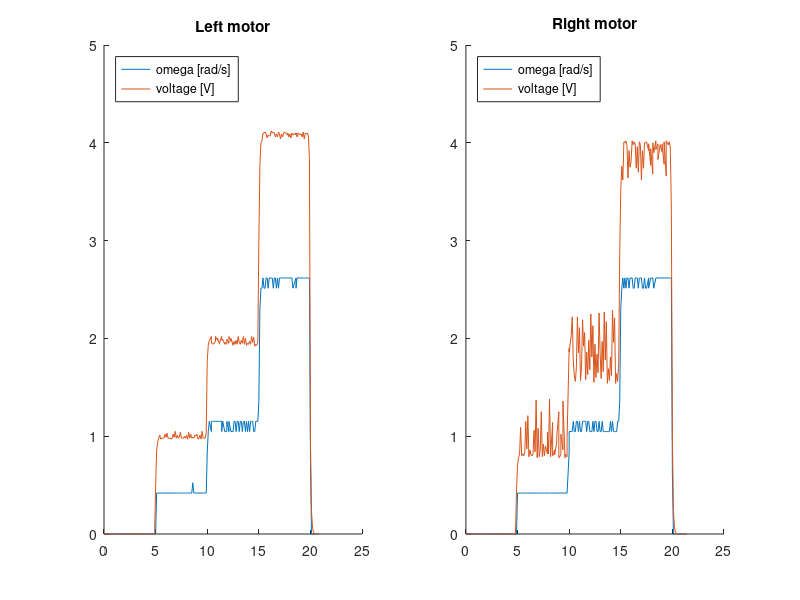
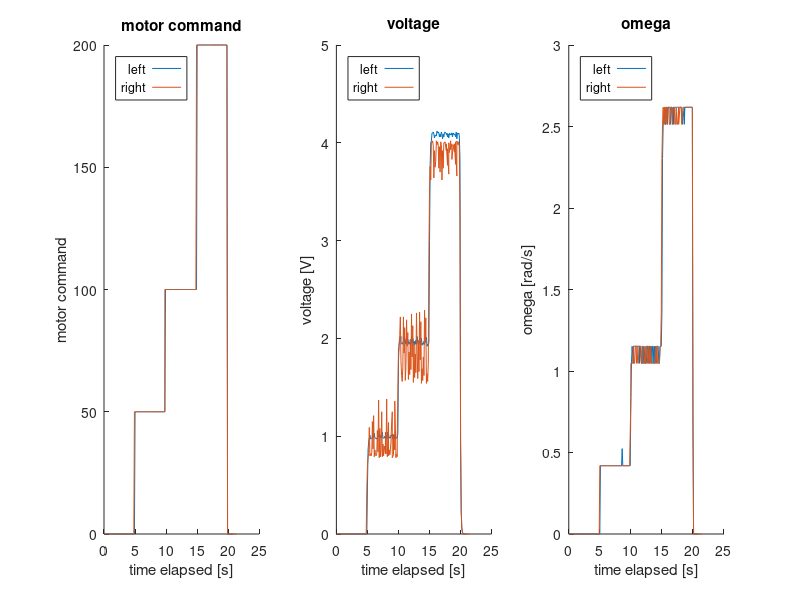
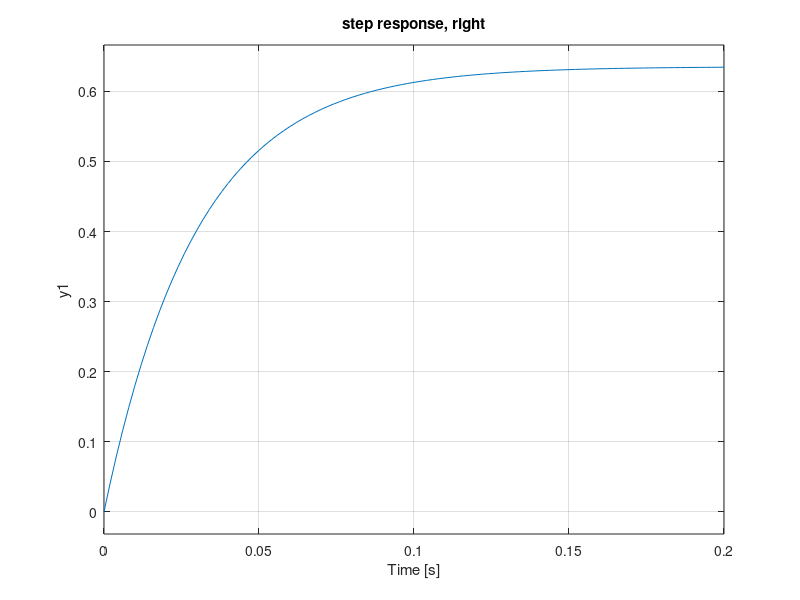
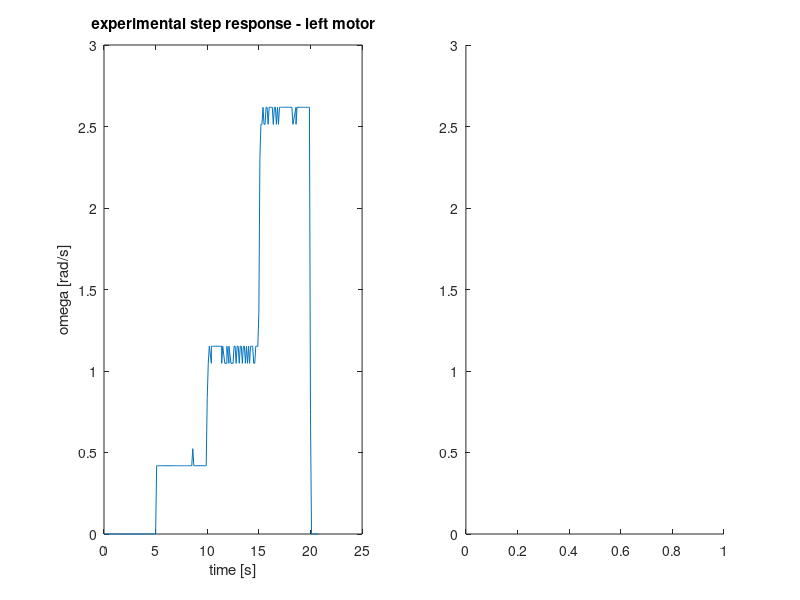

Source code (MATLAB) for these figures, in order: (Note: this script raises an error after producing the figures.)
clearvars
clc
close all

%%%%%%%%%%%%%%%%%%%%%%%%%%%%%%%%%%%%%%%%%%%%%%%%%%%%%
%% TEST 99 data 
% time, elapsed, command, rpm, adc, voltage, volt (DF)
%   1      2        3      4    5      6         7

%% get left motor data
L_99 = xlsread('2022-04-19_L_motor_test_99.csv'); 
L_cmd     = L_99(:,3);
L_t_end   = L_99(end,2);
L_elap    = L_99(:,2);
L_voltage = L_99(:,6);
L_rpm     = L_99(:,4);
L_omega   = L_rpm*0.10472;

% get right motor data
R_99 = xlsread('2022-04-19_R_motor_test_99.csv');
R_cmd     = R_99(:,3);
R_t_end   = R_99(end,2);
R_elap    = R_99(:,2);
R_voltage = R_99(:,6);
R_rpm     = R_99(:,4);
R_omega   = R_rpm*0.10472;

%% plot left motor data
figure
subplot(1,2,1)
hold on
plot(L_elap,L_omega);
plot(L_elap,L_voltage);
title('Left motor');
legend('omega [rad/s]','voltage [V]','Location','NorthWest');

% plot right motor
subplot(1,2,2)
hold on
plot(R_elap,R_omega);
plot(R_elap,R_voltage);
title('Right motor');
legend('omega [rad/s]','voltage [V]','Location','NorthWest');

%% plot cmd, voltages and omega
figure
subplot(1,3,1)
hold on
plot(L_elap,L_cmd);
plot(R_elap,R_cmd);
title('motor command');
xlabel('time elapsed [s]')
ylabel('motor command')
legend('left','right','Location','NorthWest');
subplot(1,3,2)
hold on
plot(L_elap,L_voltage);
plot(R_elap,R_voltage);
title('voltage');
xlabel('time elapsed [s]')
ylabel('voltage [V]')
legend('left','right','Location','NorthWest');
subplot(1,3,3)
hold on
plot(L_elap,L_omega);
plot(R_elap,R_omega);
title('omega');
xlabel('time elapsed [s]')
ylabel('omega [rad/s]')
legend('left','right','Location','NorthWest');

%% system id, voltage/omega
% results from system id:
% tf from voltage to rad/s
tf_L = tf(1.795e07, [1, 2.943e07])
tf_R = tf(21.25, [1, 33.45])

% step responses S(step=1)
figure
subplot(1,2,1)
hold on
step(tf_L)
title('step response, left')
subplot(1,2,2)
step(tf_R)
title('step response, right')

%% volt/omega model comparison - left
figure
subplot(1,2,1)
plot(L_elap,L_omega)
ylim([0 3])
ylabel('omega [rad/s]')
xlabel('time [s]')
title('experimental step response - left motor')
subplot(1,2,2)
ylim([0 3])
hold on
opt = stepDataOptions('StepAmplitude',1);
[L_s1, L_t] = step(tf_L,opt);
plot(L_t, L_s1)
opt = stepDataOptions('StepAmplitude',2);
[L_s2, L_t] = step(tf_L,opt);
plot(L_t, L_s2)
opt = stepDataOptions('StepAmplitude',4);
[L_s4, L_t] = step(tf_L,opt);
plot(L_t, L_s4)
ylabel('omega [rad/s]')
xlabel('time [s]')
title('model step response - left motor')


% model comparison - right
figure
subplot(1,2,1)
plot(R_elap,R_omega)
ylim([0 3])
ylabel('omega [rad/s]')
xlabel('time [s]')
title('experimental step response - right motor')
subplot(1,2,2)
ylim([0 3])
hold on
opt = stepDataOptions('StepAmplitude',1);
[R_s1, R_t] = step(tf_R,opt);
plot(R_t, R_s1)
opt = stepDataOptions('StepAmplitude',2);
[R_s2, R_t] = step(tf_R,opt);
plot(R_t, R_s2)
opt = stepDataOptions('StepAmplitude',4);
[R_s4, R_t] = step(tf_R,opt);
plot(R_t, R_s4)
ylabel('omega [rad/s]')
xlabel('time [s]')
title('model step response - right motor')

%% system id - cmd/omega (1p/0z)
tf_L_cmd = tf(0.166, [1 13.35]);
tf_R_cmd = tf(0.1777, [1 14.39]);

figure
title('hi')
subplot(1,2,1)
opt = stepDataOptions('StepAmplitude',50);
step(tf_L_cmd,opt)
title('step L, amp=50 (cmd/omega)')
subplot(1,2,2)
opt = stepDataOptions('StepAmplitude',50);
step(tf_R_cmd,opt)
title('step R, amp=50 (cmd/omega)')

%% model comparison (cmd/omega) (1p/0z)
figure
% LEFT MOTOR 
subplot(1,2,1)
hold on
plot(L_elap,L_omega)            % plot experimental
                                % generate and plot model
opt = stepDataOptions('StepAmplitude',50);
[L_s1, L_t] = step(tf_L_cmd,25,opt);
plot(L_t+5, L_s1)
opt = stepDataOptions('StepAmplitude',100);
[L_s2, L_t] = step(tf_L_cmd,25,opt);
plot(L_t+10, L_s2)
opt = stepDataOptions('StepAmplitude',200);
[L_s4, L_t] = step(tf_L_cmd,25,opt);
plot(L_t+15, L_s4)
                                % labels
ylabel('omega [rad/s]')
xlabel('time [s]')
ylim([0 3])
xlim([0 25])
title('cmd/omega model comparison, left motor')
legend('experimental','model, amp=50','model, amp=100','model, amp=200','Location','NorthWest')

% RIGHT MOTOR
subplot(1,2,2)
hold on
plot(R_elap,R_omega)            % plot experimental
                                % generate and plot model
opt = stepDataOptions('StepAmplitude',50);
[R_s1, R_t] = step(tf_R_cmd,25,opt);
plot(R_t+5, R_s1)
opt = stepDataOptions('StepAmplitude',100);
[R_s2, R_t] = step(tf_R_cmd,25,opt);
plot(R_t+10, R_s2)
opt = stepDataOptions('StepAmplitude',200);
[R_s4, R_t] = step(tf_R_cmd,25,opt);
plot(R_t+15, R_s4)
                                % labels
ylabel('omega [rad/s]')
xlabel('time [s]')
ylim([0 3])
xlim([0 25])
title('cmd/omega model comparison, right motor')
legend('experimental','model, amp=50','model, amp=100','model, amp=200','Location','NorthWest')

%%%%%%%%%%%%%%%%%%%%%%%%%%%%%%%%%%%%%%%%%%%%%%%%%%%%%%%%%%%%%%%%%%%%%%%%%%%


%% TEST 03 %%
%% get motor data
clc
close all
clearvars
% Time elapsed [s], Command Value, omega [rad/s], ADC, Motor Voltage (LPF) [V], Motor Voltage (Filtered LPF) [V]
%       1                 2             3          4              5                      6
L_03 = xlsread('2022-05-04_L_motor_test_03.csv'); 
L_cmd     = L_03(:,2);
L_t_start = L_03(1,1);
L_t_end   = L_03(end,1);
L_elap    = L_03(:,1);
L_ts      = L_elap(2) - L_elap(1);
L_voltage = L_03(:,5);
L_omega   = L_03(:,3);

% get right motor data
R_03 = xlsread('2022-05-04_R_motor_test_03.csv');
R_cmd     = R_03(:,2);
R_t_start = R_03(1,1);
R_t_end   = R_03(end,1);
R_elap    = R_03(:,1);
R_ts      = R_elap(2) - R_elap(1);
R_voltage = R_03(:,5);
R_omega   = R_03(:,3);

%% plot motor data (omega and voltage)
figure
subplot(1,2,1)
hold on
plot(L_elap,L_omega);
plot(L_elap,L_voltage);
title('Left motor');
legend('omega [rad/s]','voltage [V]','Location','NorthWest');

% plot right motor
subplot(1,2,2)
hold on
plot(R_elap,R_omega);
plot(R_elap,R_voltage);
title('Right motor');
legend('omega [rad/s]','voltage [V]','Location','NorthWest');

%% plot cmd, voltages and omega
figure
subplot(1,3,1)
hold on
plot(L_elap,L_cmd);
plot(R_elap,R_cmd);
title('motor command');
xlabel('time elapsed [s]')
ylabel('motor command')
legend('left','right','Location','NorthWest');
subplot(1,3,2)
hold on
plot(L_elap,L_voltage);
plot(R_elap,R_voltage);
title('voltage');
xlabel('time elapsed [s]')
ylabel('voltage [V]')
legend('left','right','Location','NorthWest');
subplot(1,3,3)
hold on
plot(L_elap,L_omega);
plot(R_elap,R_omega);
title('omega');
xlabel('time elapsed [s]')
ylabel('omega [rad/s]')
legend('left','right','Location','NorthWest');

%% system id - cmd/omega (1p/0z)
tf_L_cmd = tf(2.411, [1 19.81]);
tf_R_cmd = tf(2.431, [1 20.1]);

figure
subplot(1,2,1)
opt = stepDataOptions('StepAmplitude',50);
step(tf_L_cmd,opt)
title('step L, amp=50 (cmd/omega)')
subplot(1,2,2)
opt = stepDataOptions('StepAmplitude',50);
step(tf_R_cmd,opt)
title('step R, amp=50 (cmd/omega)')

%% model comparison (cmd/omega) (1p/0z)
figure
% LEFT MOTOR 
subplot(1,2,1)
hold on
plot(L_elap,L_omega)            % plot experimental
                                % generate and plot model
opt = stepDataOptions('StepAmplitude',50);
[L_s1, L_t] = step(tf_L_cmd,25,opt);
plot(L_t+3, L_s1)
opt = stepDataOptions('StepAmplitude',100);
[L_s2, L_t] = step(tf_L_cmd,25,opt);
plot(L_t+6, L_s2)
opt = stepDataOptions('StepAmplitude',200);
[L_s4, L_t] = step(tf_L_cmd,25,opt);
plot(L_t+9, L_s4)
                                % labels
ylabel('omega [rad/s]')
xlabel('time [s]')
ylim([0 30])
xlim([0 12])
title('cmd/omega model comparison, left motor')
legend('experimental','model, amp=50','model, amp=100','model, amp=200','Location','NorthWest')

% RIGHT MOTOR
subplot(1,2,2)
hold on
plot(R_elap,R_omega)            % plot experimental
                                % generate and plot model
opt = stepDataOptions('StepAmplitude',50);
[R_s1, R_t] = step(tf_R_cmd,25,opt);
plot(R_t+3, R_s1)
opt = stepDataOptions('StepAmplitude',100);
[R_s2, R_t] = step(tf_R_cmd,25,opt);
plot(R_t+6, R_s2)
opt = stepDataOptions('StepAmplitude',200);
[R_s4, R_t] = step(tf_R_cmd,25,opt);
plot(R_t+9, R_s4)
                                % labels
ylabel('omega [rad/s]')
xlabel('time [s]')
ylim([0 30])
xlim([0 12])
title('cmd/omega model comparison, right motor')
legend('experimental','model, amp=50','model, amp=100','model, amp=200','Location','NorthWest')

%%%%%%%%%%%%%%%%%%%%%%%%%%%%%%%%%%%%%%%%%%%%%%%%%%%%%%%%%%%%%%%%%%%%%%%%%%%

%% TEST 05 %%
%% get motor data
clc
% close all
clearvars
% Time elapsed [s], Command Value, omega [rad/s], ADC, Motor Voltage (LPF) [V], Motor Voltage (Filtered LPF) [V]
%       1                 2             3          4              5                      6
L_05 = xlsread('2022-10-11_L_motor_test_05.csv'); 
L_cmd     = L_05(:,2);
L_t_start = L_05(1,1);
L_t_end   = L_05(end,1);
L_elap    = L_05(:,1);
L_ts      = L_elap(2) - L_elap(1);
L_voltage = L_05(:,5);
L_omega   = L_05(:,3);

% get right motor data
R_05 = xlsread('2022-10-11_R_motor_test_05.csv');
R_cmd     = R_05(:,2);
R_t_start = R_05(1,1);
R_t_end   = R_05(end,1);
R_elap    = R_05(:,1);
R_ts      = R_elap(2) - R_elap(1);
R_voltage = R_05(:,5);
R_omega   = R_05(:,3);

%% plot motor data (omega and voltage)
figure
subplot(1,2,1)
hold on
plot(L_elap,L_omega);
plot(L_elap,L_voltage);
title('Left motor');
legend('omega [rad/s]','voltage [V]','Location','NorthWest');

% plot right motor
subplot(1,2,2)
hold on
plot(R_elap,R_omega);
plot(R_elap,R_voltage);
title('Right motor');
legend('omega [rad/s]','voltage [V]','Location','NorthWest');

%% plot cmd, voltages and omega
figure
subplot(1,3,1)
hold on
plot(L_elap,L_cmd);
plot(R_elap,R_cmd);
title('motor command');
xlabel('time elapsed [s]')
ylabel('motor command')
legend('left','right','Location','NorthWest');
subplot(1,3,2)
hold on
plot(L_elap,L_voltage);
plot(R_elap,R_voltage);
title('voltage');
xlabel('time elapsed [s]')
ylabel('voltage [V]')
legend('left','right','Location','NorthWest');
subplot(1,3,3)
hold on
plot(L_elap,L_omega);
plot(R_elap,R_omega);
title('omega');
xlabel('time elapsed [s]')
ylabel('omega [rad/s]')
legend('left','right','Location','NorthWest');

%% system id - cmd/omega (1p/0z)
tf_L_cmd = tf(1.809, [1 16.17]);
tf_R_cmd = tf(2.048, [1 18.15]);

figure
subplot(1,2,1)
opt = stepDataOptions('StepAmplitude',50);
step(tf_L_cmd,opt)
title('step L, amp=50 (cmd/omega)')
subplot(1,2,2)
opt = stepDataOptions('StepAmplitude',50);
step(tf_R_cmd,opt)
title('step R, amp=50 (cmd/omega)')

%% model comparison (cmd/omega) (1p/0z) [take this]**********************************
figure
% LEFT MOTOR 
subplot(1,2,1)
hold on
plot(L_elap,L_omega)            % plot experimental
                                % generate and plot model
opt = stepDataOptions('StepAmplitude',50);
[L_s1, L_t] = step(tf_L_cmd,25,opt);
plot(L_t+3, L_s1)
opt = stepDataOptions('StepAmplitude',100);
[L_s2, L_t] = step(tf_L_cmd,25,opt);
plot(L_t+6, L_s2)
opt = stepDataOptions('StepAmplitude',200);
[L_s4, L_t] = step(tf_L_cmd,25,opt);
plot(L_t+9, L_s4)
                                % labels
ylabel('omega [rad/s]')
xlabel('time [s]')
ylim([0 30])
xlim([0 12])
title('cmd/omega model comparison, left motor')
legend('experimental','model, amp=50','model, amp=100','model, amp=200','Location','NorthWest')

% RIGHT MOTOR
subplot(1,2,2)
hold on
plot(R_elap,R_omega)            % plot experimental
                                % generate and plot model
opt = stepDataOptions('StepAmplitude',50);
[R_s1, R_t] = step(tf_R_cmd,25,opt);
plot(R_t+3, R_s1)
opt = stepDataOptions('StepAmplitude',100);
[R_s2, R_t] = step(tf_R_cmd,25,opt);
plot(R_t+6, R_s2)
opt = stepDataOptions('StepAmplitude',200);
[R_s4, R_t] = step(tf_R_cmd,25,opt);
plot(R_t+9, R_s4)
                                % labels
ylabel('omega [rad/s]')
xlabel('time [s]')
ylim([0 30])
xlim([0 12])
title('cmd/omega model comparison, right motor')
legend('experimental','model, amp=50','model, amp=100','model, amp=200','Location','NorthWest')

%%%%%%%%%%%%%%%%%%%%%%%%%%%%%%%%%%%%%%%%%%%%%%%%%%%%%%%%%%%%%%%%%%%%%%%%%%%


%% 
systemIdentification



